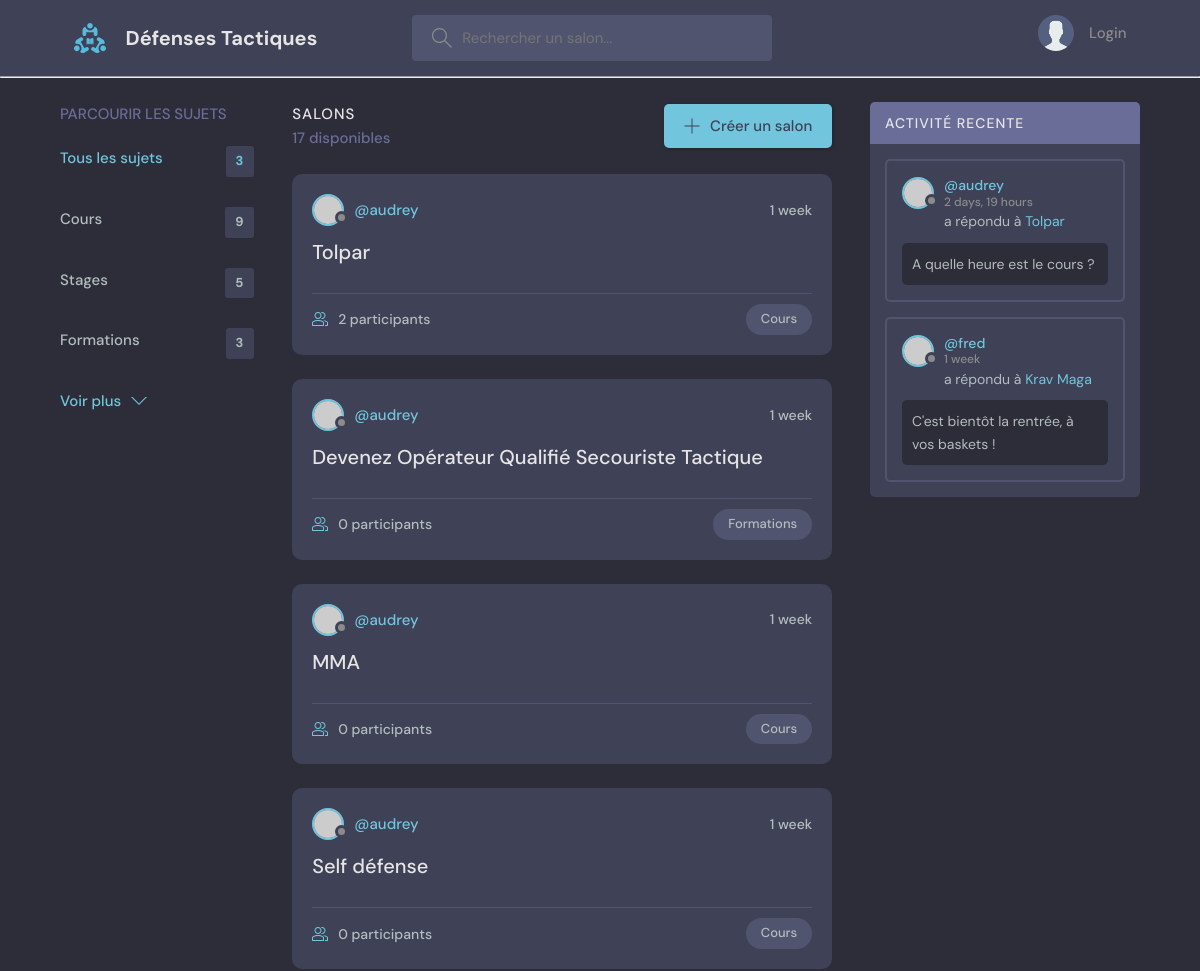
The app's page / (upper part), older data.
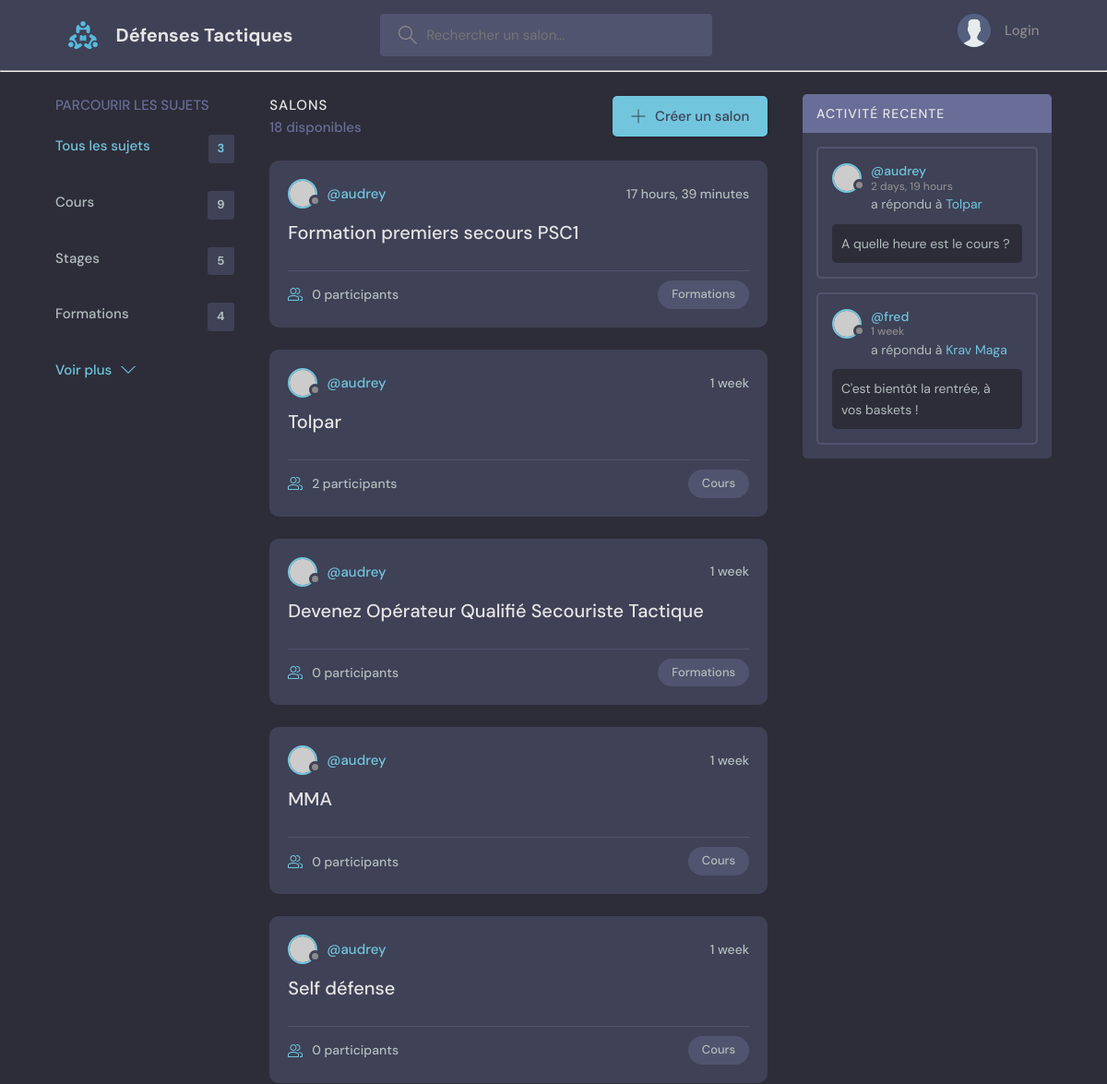
The same page, newer data.
### base/models.py (models this page shows, shortened)
class Topic(models.Model):
    name = models.CharField(max_length=200)

class Room(models.Model):
    host = models.ForeignKey(User, null=True, on_delete=models.SET_NULL)
    topic = models.ForeignKey(Topic, null=True, on_delete=models.SET_NULL)
    name = models.CharField(max_length=200)
    description = models.TextField(null=True, blank=True)
    participants = models.ManyToManyField(User, related_name='participants', blank=True)
    created = models.DateTimeField(auto_now_add=True)
    updated = models.DateTimeField(auto_now=True)
    class Meta:
        ordering = ['-updated', '-created']

class Message(models.Model):
    user = models.ForeignKey(User, on_delete=models.CASCADE)
    room = models.ForeignKey(Room, on_delete=models.CASCADE)
    body = models.TextField()
    created = models.DateTimeField(auto_now_add=True)
    updated = models.DateTimeField(auto_now=True)
    class Meta:
        ordering = ['-updated', '-created']

### base/views.py (the view)
# urls.py: 2. Add a URL to urlpatterns:  path('', views.home, name='home')
def home(request):
    q = request.GET.get('q') if request.GET.get('q') != None else ''
    rooms = Room.objects.all().filter(
        Q(topic__name__icontains=q) | Q(name__icontains=q) | Q(description__icontains=q)
    )
    topics = Topic.objects.all()[0:5]
    room_count = rooms.count()
    room_messages = Message.objects.filter(Q(room__topic__name__icontains=q))
    context = {
        'rooms': rooms,
        'topics': topics,
        'room_count': room_count,
        'room_messages': room_messages
    }
    return render(request, 'base/home.html', context)

### base/templates/base/home.html (shortened to what this page needs)
{% extends 'main.html' %}
{% block content %}
  <main class="layout layout--3">
    <div class="container">
      {% include 'base/topics_component.html' %}
      <div class="roomList">
        <div class="roomList__header">
          <div>
            <h2>Salons</h2>
            <p>{{ room_count }} disponibles</p>
          </div>
          <a class="btn btn--main" href="{% url 'create-room' %}">
            <svg version="1.1" xmlns="http://www.w3.org/2000/svg" width="32" height="32" viewBox="0 0 32 32">
              <title>add</title>
              <path
                d="M16.943 0.943h-1.885v14.115h-14.115v1.885h14.115v14.115h1.885v-14.115h14.115v-1.885h-14.115v-14.115z"
              ></path>
            </svg>
            Créer un salon
          </a>
        </div>
        {% include 'base/feed_component.html' %}
      </div>
      {% include 'base/activity_component.html' %}
    </div>
  </main>
{% endblock %}

### base/templates/base/topics_component.html
<div class="topics">
    <div class="topics__header">
      <h2>Parcourir les sujets</h2>
    </div>
    <ul class="topics__list">
      <li>
        <a href="{% url 'home' %}" class="active">Tous les sujets<span>{{ topics.count }}</span></a>
      </li>
      {% for topic in topics %}
          <li>
            <a href="{% url 'home' %}?q={{ topic.name }}">{{ topic.name }}<span>{{ topic.room_set.all.count }}</span></a>
          </li>
      {% endfor %}
    </ul>
    <a class="btn btn--link" href="{% url 'topics' %}">
      Voir plus
      <svg version="1.1" xmlns="http://www.w3.org/2000/svg" width="32" height="32" viewBox="0 0 32 32">
        <title>chevron-down</title>
        <path d="M16 21l-13-13h-3l16 16 16-16h-3l-13 13z"></path>
      </svg>
    </a>
</div>

### base/templates/base/feed_component.html (shortened to what this page needs)
{% for room in rooms %}
    <div class="roomListRoom">
      <div class="roomListRoom__header">
        <a href="{% url 'user-profile' room.host.id %}" class="roomListRoom__author">
          <div class="avatar avatar--small">
            <img src="https://randomuser.me/api/portraits/women/11.jpg" />
          </div>
          <span>@{{ room.host.username }}</span>
        </a>
        <div class="roomListRoom__actions">
          <span>{{ room.created|timesince }}</span>
        </div>
      </div>
      <div class="roomListRoom__content">
        <a href="{% url 'room' room.id %}">{{ room.name }}</a>
      </div>
      <div class="roomListRoom__meta">
        <a href="{% url 'room' room.id %}" class="roomListRoom__joined">
          {{ room.participants.all.count }} participants
        </a>
        <p class="roomListRoom__topic">{{ room.topic.name }}</p>
      </div>
    </div>
{% endfor %}

### base/templates/base/activity_component.html (shortened to what this page needs)
<div class="activities">
    <div class="activities__header">
      <h2>Activité recente</h2>
    </div>
    {% for message in room_messages %}
        <div class="activities__box">
            <div class="activities__boxHeader roomListRoom__header">
                <a href="{% url 'user-profile' message.user.id %}" class="roomListRoom__author">
                  <div class="avatar avatar--small">
                    <img src="https://randomuser.me/api/portraits/women/11.jpg" />
                  </div>
                  <p>
                    @{{ message.user }}
                    <span>{{ message.created | timesince }}</span>
                  </p>
                </a>
            </div>
            <div class="activities__boxContent">
                <p>a répondu à <a href="{% url 'room' message.room.id %}">{{ message.room.name }}</a></p>
                <div class="activities__boxRoomContent">
                  {{ message.body }}
                </div>
            </div>
        </div>
    {% endfor %}
</div>

Row changes from the older to the newer data that the page shows:
computed for Topic "Formations": room_set.all.count "3" → "4"
added Room: host.username "audrey", created "17 hours, 39 minutes", name "Formation premiers secours PSC1", participants.all.count "0", topic.name "Formations"
Text that changed along with them:
{{ room_count }}: "17" → "18"
